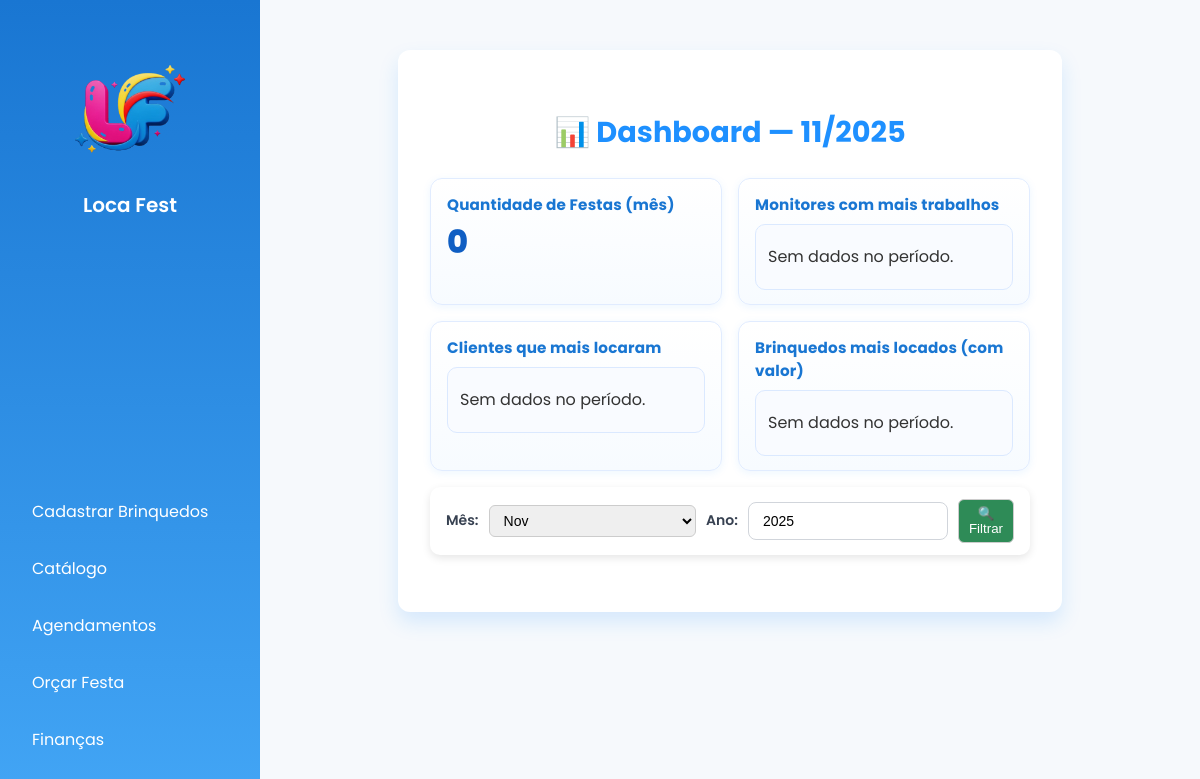
Before: / with the older database file.
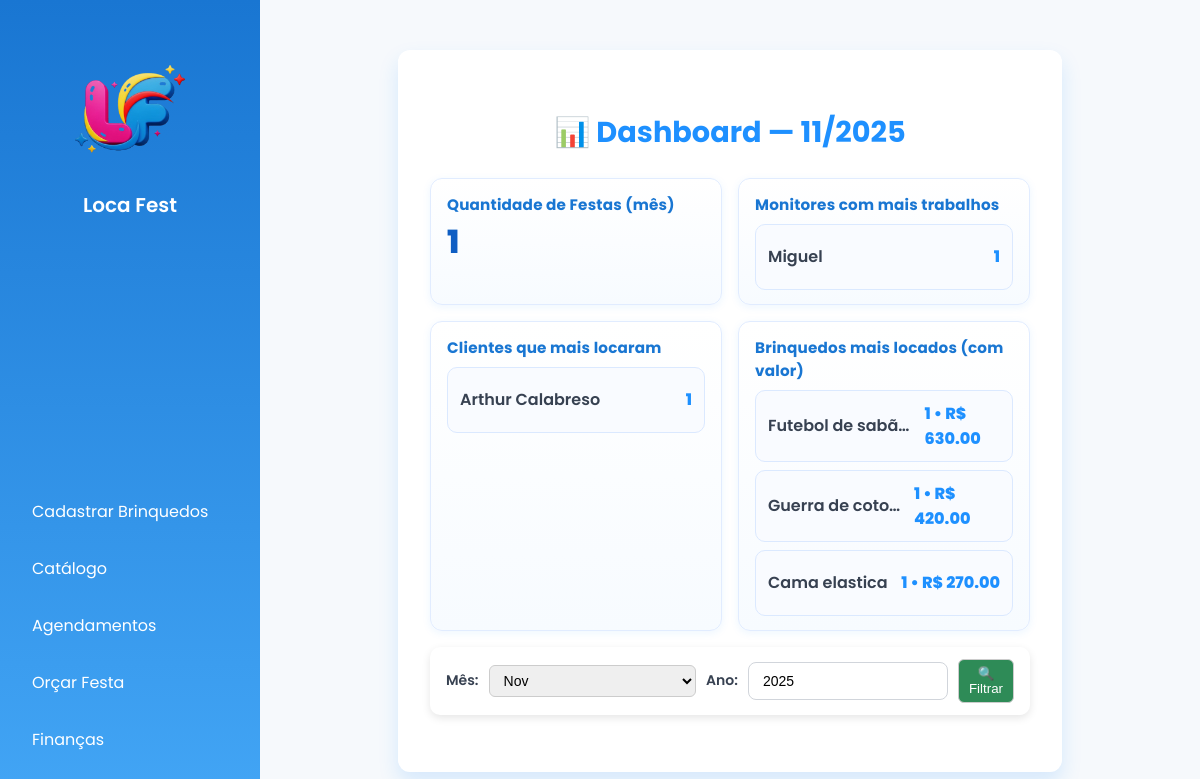
After: the same page with the newer database file.
### storage.py (models this page shows)
class Monitor(db.Model):
    id = db.Column(db.Integer, primary_key=True)
    nome = db.Column(db.String(100), nullable=False)
    telefone = db.Column(db.String(20))
    disponibilidade = db.Column(db.Boolean, default=True)  # True = disponível

class Orcamento(db.Model):
    id = db.Column(db.Integer, primary_key=True)
    nome_cliente = db.Column(db.String(100), nullable=False)
    telefone = db.Column(db.String(20))
    endereco = db.Column(db.String(200))
    brinquedos = db.relationship('Brinquedo', secondary='orcamento_brinquedo')
    valor_total = db.Column(db.Float, nullable=False)
    agendado = db.Column(db.Boolean, default=False)
    data_festa = db.Column(db.Date, nullable=True)
    hora_festa = db.Column(db.Time, nullable=True)
    monitor_id = db.Column(db.Integer, db.ForeignKey('monitor.id'), nullable=True)
    monitor = db.relationship('Monitor', backref='orcamentos')

class Brinquedo(db.Model):
    id = db.Column(db.Integer, primary_key=True)
    nome = db.Column(db.String(100), nullable=False)
    tamanho = db.Column(db.String(50))
    preco = db.Column(db.Float, nullable=False)
    faixa_etaria = db.Column(db.String(50))
    caminho_imagem = db.Column(db.String(200))

### routes.py (the view)
@app.route('/')
def home():
    hoje = datetime.date.today()
    mes = request.args.get('mes', type=int, default=hoje.month)
    ano = request.args.get('ano', type=int, default=hoje.year)
    festas_mes = (
        Orcamento.query
        .filter(
            db.extract('month', Orcamento.data_festa) == mes,
            db.extract('year', Orcamento.data_festa) == ano,
            Orcamento.agendado == True
        )
        .count()
    )
    monitores_top = (
        db.session.query(
            Monitor.nome.label('nome'),
            db.func.count(Orcamento.id).label('qtd')
        )
        .join(Orcamento, Orcamento.monitor_id == Monitor.id)
        .filter(
            db.extract('month', Orcamento.data_festa) == mes,
            db.extract('year', Orcamento.data_festa) == ano,
            Orcamento.agendado == True
        )
        .group_by(Monitor.id)
        .order_by(db.desc('qtd'))
        .limit(5)
        .all()
    )
    clientes_top = (
        db.session.query(
            Orcamento.nome_cliente.label('nome'),
            db.func.count(Orcamento.id).label('qtd')
        )
        .filter(
            db.extract('month', Orcamento.data_festa) == mes,
            db.extract('year', Orcamento.data_festa) == ano,
            Orcamento.agendado == True
        )
        .group_by(Orcamento.nome_cliente)
        .order_by(db.desc('qtd'))
        .limit(5)
        .all()
    )
    brinquedos_top = (
        db.session.query(
            Brinquedo.nome.label('nome'),
            db.func.count(Orcamento.id).label('qtd'),
            db.func.sum(Brinquedo.preco).label('valor_mes')
        )
        .select_from(Orcamento)
        .join(Orcamento.brinquedos)  # requer relacionamento definido no modelo
        .filter(
            db.extract('month', Orcamento.data_festa) == mes,
            db.extract('year', Orcamento.data_festa) == ano,
            Orcamento.agendado == True
        )
        .group_by(Brinquedo.id)
        .order_by(db.desc('qtd'))
        .limit(5)
        .all()
    )
    page_content = render_template(
        'dashboard.html',
        mes=mes,
        ano=ano,
        festas_mes=festas_mes,
        monitores_top=monitores_top,
        clientes_top=clientes_top,
        brinquedos_top=brinquedos_top
    )
    return render_template(
        'home.html',
        active_page='home',
        page_title='Dashboard',
        page_content=page_content
    )

### templates/dashboard.html
<div class="card">
  <h3>📊 Dashboard — {{ '%02d' % mes }}/{{ ano }}</h3>
  <div class="dashboard-grid">
    <div class="metric">
      <h4>Quantidade de Festas (mês)</h4>
      <p class="metric-value">{{ festas_mes }}</p>
    </div>
    <div class="metric">
      <h4>Monitores com mais trabalhos</h4>
      <ul class="list-ranking">
        {% for m in monitores_top %}
          <li><span>{{ m.nome }}</span> <strong>{{ m.qtd }}</strong></li>
        {% else %}
          <li>Sem dados no período.</li>
        {% endfor %}
      </ul>
    </div>
    <div class="metric">
      <h4>Clientes que mais locaram</h4>
      <ul class="list-ranking">
        {% for c in clientes_top %}
          <li><span>{{ c.nome or '—' }}</span> <strong>{{ c.qtd }}</strong></li>
        {% else %}
          <li>Sem dados no período.</li>
        {% endfor %}
      </ul>
    </div>
    <div class="metric">
      <h4>Brinquedos mais locados (com valor)</h4>
      <ul class="list-ranking">
        {% for b in brinquedos_top %}
          <li>
            <span>{{ b.nome }}</span>
            <strong>{{ b.qtd }} • R$ {{ '%.2f'|format(b.valor_mes or 0) }}</strong>
          </li>
        {% else %}
          <li>Sem dados no período.</li>
        {% endfor %}
      </ul>
    </div>
  </div>
  <form method="get" action="/" class="filtro-financeiro" style="margin-top:16px;">
    <label for="mes">Mês:</label>
    <select name="mes" id="mes">
      {% for i in range(1, 13) %}
        <option value="{{ i }}" {% if i == mes %}selected{% endif %}>
          {{ ['Jan','Fev','Mar','Abr','Mai','Jun','Jul','Ago','Set','Out','Nov','Dez'][i-1] }}
        </option>
      {% endfor %}
    </select>
    <label for="ano">Ano:</label>
    <input type="number" name="ano" id="ano" value="{{ ano }}">
    <button type="submit">🔍 Filtrar</button>
  </form>
</div>

Changed rows visible on the page:
now on this page (row unchanged): Monitor: nome "Miguel", qtd "1"
added Orcamento: nome_cliente "Arthur Calabreso", qtd "1"
now on this page (row unchanged): Brinquedo: nome "Futebol de sabã…", qtd "1", preco "630.00"
now on this page (row unchanged): Brinquedo: nome "Guerra de coto…", qtd "1", preco "420.00"
now on this page (row unchanged): Brinquedo: nome "Cama elastica", qtd "1", preco "270.00"
Other visible differences:
{{ festas_mes }}: "0" → "1"
text no longer shown: "Sem dados no período. Sem dados no período. Sem dados no período."
